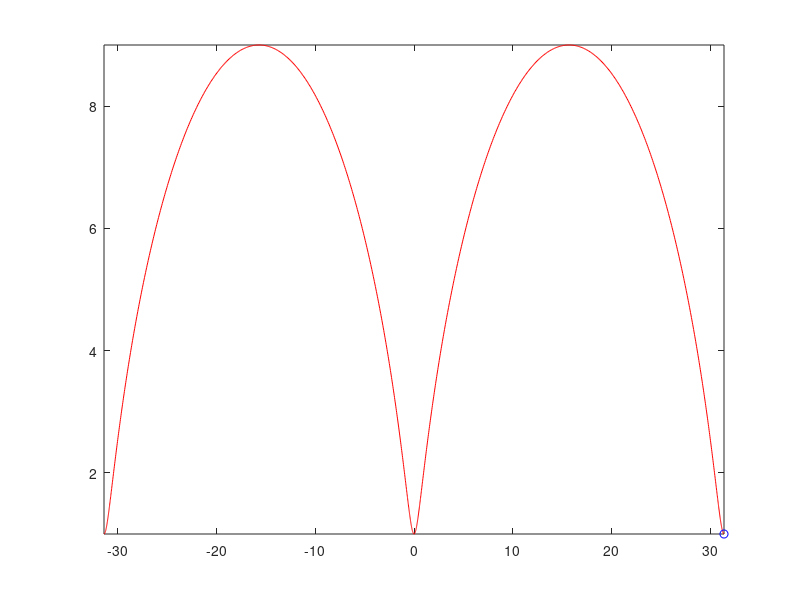

Here is the MATLAB script that generated this plot: (Note: this script raises an error after producing the figure.)
%Limpieza de pantalla
clear all
close all
clc
%Parte 1

%Figura 1
%Se define el parámetro "t" de parametrización sobre el cual se realizará
%la proyecci-on de trayectoria
t=[0:0.01:2*pi];

%Se definen las funciones en 2D
x1=2*cos(t);
y1=2*sin(t);


comet (x1,y1)

%Figura 2
%Se define el parámetro "t" de parametrización sobre el cual se realizará
%la proyección de trayectoria
t=[0:0.01:2*pi];

%Se definen las funciones en 2D
x2=cos(t);
y2=sin(3*t);


comet (x2,y2)

%Figura 3
%Se define el parámetro "t" de parametrización sobre el cual se realizará
%la proyección de trayectoria
t=[0:0.01:2*pi];

%Se definen las funciones en 2D
x3=1.5*cos(t)-cos(20*t);
y3=1.5*sin(t)-sin(20*t);

comet (x3,y3)


%Parte 2

%Trayectoria 1
%Se define el parámetro "t" de parametrización sobre el cual se realizará
%la proyección de trayectoria
t= [-2:.01:2];

%Se definen las funciones en 2D
x=2*t;
y=(t-3*t)/3;

comet (x,y)

%Trayectoria 2
%Se define el parámetro "t" de parametrización sobre el cual se realizará
%la proyección de trayectoria
t=[0:.01:10];

%Se definen las funciones en 2D
x=t-3*sin(t);
y=4-3*cos(t);

comet (x,y)


%Trayectoria 3
%Se define el parámetro "t" de parametrización sobre el cual se realizará
%la proyección de trayectoria
t=[0:.01:2*pi];

%Se definen las funciones en 2D
x=3*cos(t)-cos(3*t)
y=4*sin(3*t)

comet (x,y)

%Trayectoria 4
%Se define el parámetro "t" de parametrización sobre el cual se realizará
%la proyección de trayectoria
t=[0:0.01:2*pi];

%Se definen las funciones en 2D
x=cos(t)+(1/2*cos(7*t))+(1/3*sin(17*t));
y=sin(t)+(1/2*sin(7*t))+(1/3*cos(17*t));

comet (x,y)


%Trayectoria 5
%Se define el parámetro "t" de parametrización sobre el cual se realizará
%la proyección de trayectoria
t=[0:0.01:2*pi];

%Se definen las funciones en 2D
x=17*cos(t)+7*cos(17+7*t);
y=17*sin(t)-7*sin(17*t+7*t);

comet (x,y)


%Trayectoria 6
%Se define el parámetro "t" de parametrización sobre el cual se realizará
%la proyección de trayectoria
t=[0:0.01:14*pi];

%Se definen las funciones en 2D
x=2*cos(t)+7*cos(17+7*t);
y=17*sin(t)-7*sin(17+7*t);

comet (x,y)


%Trayectoria 7
%Se define el parámetro "t" de parametrización sobre el cual se realizará
%la proyección de trayectoria
t=[-2*pi:0.01:2*pi];

%Se definen las funciones en 2D
x=5*t-4*sin(t);
y=5-4*cos(t);

comet (x,y)


%Trayectoria 8
%Se define el parámetro "t" de parametrización sobre el cual se realizará
%la proyección de trayectoria
t=[0:0.01:2*pi];

%Se definen las funciones en 2D
x=4*cos(t)+cos(4*t);
y=4*sen(t)-sen(4*t);

comet (x,y)

%Trayectoria 9
%Se define el parámetro "t" de parametrización sobre el cual se realizará
%la proyección de trayectoria
t=[0:0.01:2*pi];

%Se definen las funciones en 2D
x=sen(2*t);
y=sen(3*t);

comet (x,y)


%Trayectoria 10
%Se define el parámetro "t" de parametrización sobre el cual se realizará
%la proyección de trayectoria
t=[0:0.01:2*pi];

%Se definen las funciones en 2D
x=sen(4*t);
y=sen(5*t);

comet (x,y)
